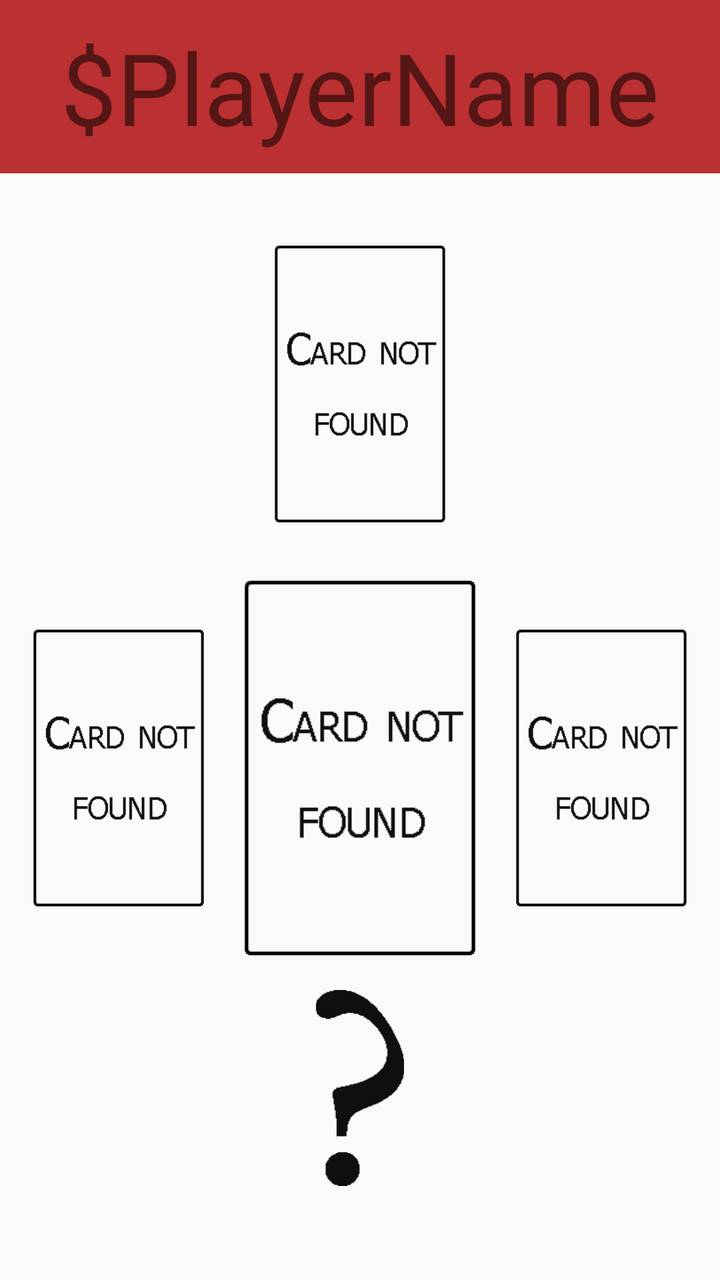
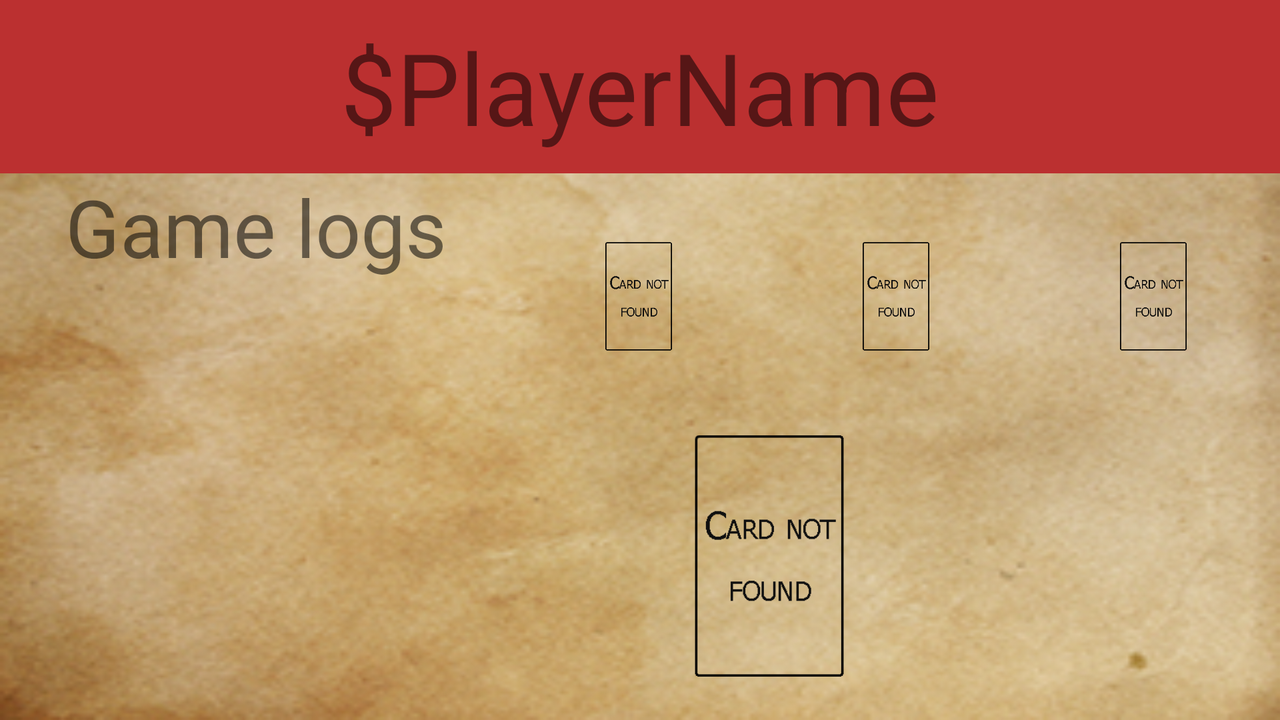

First picture: res/layout/ on a phone held upright. Second picture: the repository's own variant of that layout, on a device whose configuration matches the variant's folder. Source for both follows.
<!-- AndroidManifest.xml: application theme RedOrBlack -->
<!-- res/layout/activity_phase2.xml -->
<?xml version="1.0" encoding="utf-8"?>
<android.support.constraint.ConstraintLayout
    xmlns:android="http://schemas.android.com/apk/res/android"
    xmlns:app="http://schemas.android.com/apk/res-auto"
    xmlns:tools="http://schemas.android.com/tools"
    android:id="@+id/layout_phase2"
    android:layout_width="match_parent"
    android:layout_height="match_parent"
    tools:context="com.stl.tpalt.redorblack.activities.Phase2Activity">

    <include
        android:id="@+id/header"
        layout="@layout/header" />




    <ImageView
        android:id="@+id/phase2_card_equals"
        android:layout_width="wrap_content"
        android:layout_height="0dp"
        android:onClick="onEqualsClicked"
        android:adjustViewBounds="true"
        android:src="@drawable/errorcard"
        android:layout_margin="@dimen/seccardsmargin"
        app:layout_constraintLeft_toLeftOf="parent"
        app:layout_constraintRight_toRightOf="parent"
        app:layout_constraintTop_toTopOf="@id/guidelinetop"
        app:layout_constraintBottom_toBottomOf="@id/guidelinemid"
        tools:ignore="ContentDescription" />

    <ImageView
        android:id="@+id/phase2_card_less"
        android:layout_width="wrap_content"
        android:layout_height="0dp"
        android:onClick="onLessClicked"
        android:src="@drawable/errorcard"
        android:layout_margin="@dimen/seccardsmargin"
        android:adjustViewBounds="true"
        app:layout_constraintLeft_toLeftOf="parent"
        app:layout_constraintRight_toRightOf="@id/guidelineleft"
        app:layout_constraintTop_toTopOf="@id/guidelinemid"
        app:layout_constraintBottom_toBottomOf="@id/guidelinebot"
        tools:ignore="ContentDescription" />

    <ImageView
        android:id="@+id/phase2_card_mycard"
        android:layout_width="0dp"
        android:layout_height="0dp"
        android:adjustViewBounds="true"
        android:src="@drawable/errorcard"
        android:layout_margin="@dimen/maincardsmargin"
        app:layout_constraintLeft_toLeftOf="@id/guidelineleft"
        app:layout_constraintRight_toRightOf="@id/guidelineright"
        app:layout_constraintTop_toTopOf="@id/guidelinemid"
    app:layout_constraintBottom_toBottomOf="@id/guidelinebot"
    tools:ignore="ContentDescription" />

    <ImageView
        android:id="@+id/phase2_card_more"
        android:layout_width="wrap_content"
        android:layout_height="0dp"
        android:scaleType="fitCenter"
        android:onClick="onMoreClicked"
        android:adjustViewBounds="true"
        android:src="@drawable/errorcard"
        android:layout_margin="@dimen/seccardsmargin"
        app:layout_constraintRight_toRightOf="parent"
        app:layout_constraintLeft_toLeftOf="@id/guidelineright"
        app:layout_constraintTop_toTopOf="@id/guidelinemid"
        app:layout_constraintBottom_toBottomOf="@id/guidelinebot"
        tools:ignore="ContentDescription" />

    <ImageView
        android:padding="5dp"
        android:id="@+id/questionmark"
        android:layout_width="0dp"
        android:layout_height="0dp"
        android:src="@drawable/questionmark"
        android:layout_margin="10dp"
        app:layout_constraintTop_toTopOf="@id/guidelinebot"
        app:layout_constraintBottom_toBottomOf="@id/guidelinebotbot"
        app:layout_constraintLeft_toLeftOf="parent"
        app:layout_constraintRight_toRightOf="parent"
        tools:ignore="ContentDescription" />

    <TextView
        android:id="@+id/tv_winorlose"
        android:layout_width="0dp"
        android:layout_height="wrap_content"
        android:text="WinOrLose"
        app:layout_constraintTop_toTopOf="@id/guidelinebot"
        app:layout_constraintLeft_toLeftOf="parent"
        app:layout_constraintRight_toRightOf="parent"
        android:gravity="center"
        android:textSize="@dimen/WinOrLose"
        android:textColor="@color/tv_winorlose"
        tools:ignore="HardcodedText"
        android:visibility="invisible"/>
    <TextView
        android:id="@+id/tv_drinkorgive"
        android:layout_width="0dp"
        android:layout_height="wrap_content"
        android:text="drinkorgive"
        app:layout_constraintTop_toBottomOf="@id/tv_winorlose"
        app:layout_constraintLeft_toLeftOf="parent"
        app:layout_constraintRight_toRightOf="parent"
        android:gravity="center"
        tools:ignore="HardcodedText"
        android:textSize="@dimen/DrinkOrGive"
        android:visibility="invisible"/>



    <android.support.constraint.Guideline
        android:id="@+id/guidelineleft"
        android:layout_width="wrap_content"
        android:layout_height="0dp"
        android:orientation="vertical"
        app:layout_constraintGuide_percent="0.33"/>

    <android.support.constraint.Guideline
        android:id="@+id/guidelineright"
        android:layout_width="wrap_content"
        android:layout_height="0dp"
        android:orientation="vertical"
        app:layout_constraintGuide_percent="0.67"/>

    <android.support.constraint.Guideline
        android:id="@+id/guidelinetop"
        android:layout_width="wrap_content"
        android:layout_height="0dp"
        android:orientation="horizontal"
        app:layout_constraintGuide_percent="0.15"/>

    <android.support.constraint.Guideline
        android:id="@+id/guidelinemid"
        android:layout_width="wrap_content"
        android:layout_height="0dp"
        android:orientation="horizontal"
        app:layout_constraintGuide_percent="0.45" />

    <android.support.constraint.Guideline
        android:id="@+id/guidelinebot"
        android:layout_width="match_parent"
        android:layout_height="0dp"
        android:orientation="horizontal"
        app:layout_constraintGuide_percent="0.75" />


    <android.support.constraint.Guideline
        android:id="@+id/guidelinebotbot"
        android:layout_width="match_parent"
        android:layout_height="0dp"
        android:orientation="horizontal"
        app:layout_constraintGuide_percent="0.95" />
</android.support.constraint.ConstraintLayout>
<!-- res/layout/header.xml (included above) -->
<?xml version="1.0" encoding="utf-8"?>
<android.support.constraint.ConstraintLayout
    android:id="@+id/header"
    xmlns:android="http://schemas.android.com/apk/res/android"
    xmlns:app="http://schemas.android.com/apk/res-auto"
    xmlns:tools="http://schemas.android.com/tools"
    android:layout_width="match_parent"
    android:layout_height="wrap_content"
    tools:context="com.stl.tpalt.redorblack.activities.TemplatePhasesActivity"
    app:layout_constraintTop_toTopOf="parent"
    android:background="#BB3030">

    <TextView
        android:id="@+id/tv_header"
        android:layout_width="wrap_content"
        android:layout_height="wrap_content"
        android:text="$PlayerName"
        android:textSize="@dimen/header_playername"
        android:maxLines="1"
        android:padding="10dp"
        tools:ignore="HardcodedText"
        app:layout_constraintRight_toRightOf="parent"
        app:layout_constraintLeft_toLeftOf="parent"/>
</android.support.constraint.ConstraintLayout>
<!-- resources referenced by this layout -->
<resources>
  <dimen name="DrinkOrGive">20sp</dimen>
  <dimen name="WinOrLose">30sp</dimen>
  <dimen name="header_playername">50sp</dimen>
  <dimen name="maincardsmargin">0dp</dimen>
  <dimen name="seccardsmargin">25dp</dimen>
  <!-- drawable errorcard: png bitmap (drawable, 1818 bytes) -->
  <!-- drawable questionmark: png bitmap (drawable, 972 bytes) -->
  <style name="RedOrBlack" parent="Theme.AppCompat.Light.DarkActionBar">
          <item name="android:windowNoTitle">true</item>
          <item name="android:windowActionBar">false</item>
          <item name="android:windowFullscreen">true</item>
          <item name="android:windowContentOverlay">@null</item>
          <item name="windowActionBar">false</item>
          <item name="windowNoTitle">true</item>
      </style>
</resources>
<!-- res/layout-land/activity_phase2.xml (the repository's variant of the layout above) -->
<!-- drawn on the phone turned sideways -->
<?xml version="1.0" encoding="utf-8"?>
<android.support.constraint.ConstraintLayout
    xmlns:android="http://schemas.android.com/apk/res/android"
    xmlns:app="http://schemas.android.com/apk/res-auto"
    xmlns:tools="http://schemas.android.com/tools"
    android:id="@+id/layout_phase2"
    android:layout_width="match_parent"
    android:layout_height="match_parent"
    tools:context="com.stl.tpalt.redorblack.activities.Phase2Activity"
    android:background="@drawable/parchmentmini">

    <android.support.constraint.Guideline
        android:id="@+id/separator"
        android:layout_width="0dp"
        android:layout_height="match_parent"
        android:orientation="vertical"
        app:layout_constraintGuide_percent="0.4"/>

    <include
        android:id="@+id/header"
        layout="@layout/header" />

    <include
        layout="@layout/random_event"
        android:visibility="gone"/>

    <android.support.constraint.ConstraintLayout
        android:layout_width="0dp"
        android:layout_height="0dp"
        app:layout_constraintLeft_toLeftOf="@id/separator"
        app:layout_constraintRight_toRightOf="parent"
        app:layout_constraintTop_toBottomOf="@id/header"
        app:layout_constraintBottom_toBottomOf="parent">

        <ImageView
            android:id="@+id/phase2_card_equals"
            android:layout_width="wrap_content"
            android:layout_height="0dp"
            android:onClick="onEqualsClicked"
            android:adjustViewBounds="true"
            android:src="@drawable/errorcard"
            android:layout_margin="@dimen/maincardsmarginTablet"
            app:layout_constraintLeft_toLeftOf="parent"
            app:layout_constraintRight_toRightOf="parent"
            app:layout_constraintTop_toTopOf="@id/guidelinetop"
            app:layout_constraintBottom_toBottomOf="@id/guidelinemid"
            tools:ignore="ContentDescription" />

        <ImageView
            android:id="@+id/phase2_card_less"
            android:layout_width="wrap_content"
            android:layout_height="0dp"
            android:onClick="onLessClicked"
            android:src="@drawable/errorcard"
            android:layout_margin="@dimen/maincardsmarginTablet"
            android:adjustViewBounds="true"
            app:layout_constraintLeft_toLeftOf="parent"
            app:layout_constraintRight_toRightOf="@id/guidelineleft"
            app:layout_constraintTop_toTopOf="@id/guidelinetop"
            app:layout_constraintBottom_toBottomOf="@id/guidelinemid"
            tools:ignore="ContentDescription" />

        <ImageView
            android:id="@+id/phase2_card_more"
            android:layout_width="wrap_content"
            android:layout_height="0dp"
            android:scaleType="fitCenter"
            android:onClick="onMoreClicked"
            android:adjustViewBounds="true"
            android:src="@drawable/errorcard"
            android:layout_margin="@dimen/maincardsmarginTablet"
            app:layout_constraintRight_toRightOf="parent"
            app:layout_constraintLeft_toLeftOf="@id/guidelineright"
            app:layout_constraintTop_toTopOf="@id/guidelinetop"
            app:layout_constraintBottom_toBottomOf="@id/guidelinemid"
            tools:ignore="ContentDescription" />

        <ImageView
            android:id="@+id/phase2_card_mycard"
            android:layout_width="wrap_content"
            android:layout_height="0dp"
            android:adjustViewBounds="true"
            android:src="@drawable/errorcard"
            android:layout_margin="@dimen/maincardsmarginTablet"
            app:layout_constraintLeft_toLeftOf="parent"
            app:layout_constraintRight_toLeftOf="@id/tv_winorlose"
            app:layout_constraintTop_toTopOf="@id/guidelinemid"
            app:layout_constraintBottom_toBottomOf="parent"
            tools:ignore="ContentDescription" />

        <ImageView
            android:padding="50dp"
            android:id="@+id/questionmark"
            android:layout_width="0dp"
            android:layout_height="0dp"
            android:src="@drawable/questionmark"
            android:layout_margin="70dp"
            app:layout_constraintTop_toTopOf="@id/guidelinemid"
            app:layout_constraintBottom_toBottomOf="parent"
            app:layout_constraintLeft_toRightOf="@id/phase2_card_mycard"
            app:layout_constraintRight_toRightOf="parent"
            tools:ignore="ContentDescription" />

        <TextView
            android:id="@+id/tv_winorlose"
            android:layout_width="wrap_content"
            android:layout_height="wrap_content"
            android:text="WinOrLose"
            app:layout_constraintVertical_chainStyle="packed"
            app:layout_constraintTop_toTopOf="@id/guidelinemid"
            app:layout_constraintLeft_toRightOf="@id/phase2_card_mycard"
            app:layout_constraintRight_toRightOf="parent"
            app:layout_constraintBottom_toTopOf="@id/tv_drinkorgive"
            android:gravity="center"
            android:textSize="@dimen/WinOrLoseTablet"
            android:textColor="@color/tv_winorlose"
            tools:ignore="HardcodedText"
            android:visibility="invisible"/>

        <TextView
            android:id="@+id/tv_drinkorgive"
            android:layout_width="0dp"
            android:layout_height="wrap_content"
            android:text="drinkorgive"
            app:layout_constraintVertical_chainStyle="packed"
            app:layout_constraintTop_toBottomOf="@id/tv_winorlose"
            app:layout_constraintBottom_toBottomOf="parent"
            app:layout_constraintLeft_toRightOf="@id/phase2_card_mycard"
            app:layout_constraintRight_toRightOf="parent"
            android:gravity="center"
            tools:ignore="HardcodedText"
            android:textSize="@dimen/DrinkOrGiveTablet"
            android:visibility="invisible"/>

        <android.support.constraint.Guideline
            android:id="@+id/guidelineleft"
            android:layout_width="wrap_content"
            android:layout_height="0dp"
            android:orientation="vertical"
            app:layout_constraintGuide_percent="0.33"/>

        <android.support.constraint.Guideline
            android:id="@+id/guidelineright"
            android:layout_width="wrap_content"
            android:layout_height="0dp"
            android:orientation="vertical"
            app:layout_constraintGuide_percent="0.67"/>

        <android.support.constraint.Guideline
            android:id="@+id/guidelinetop"
            android:layout_width="wrap_content"
            android:layout_height="0dp"
            android:orientation="horizontal"
            app:layout_constraintGuide_percent="0.05"/>

        <android.support.constraint.Guideline
            android:id="@+id/guidelinemid"
            android:layout_width="wrap_content"
            android:layout_height="0dp"
            android:orientation="horizontal"
            app:layout_constraintGuide_percent="0.40" />

        <android.support.constraint.Guideline
            android:id="@+id/guidelinebot"
            android:layout_width="match_parent"
            android:layout_height="0dp"
            android:orientation="horizontal"
            app:layout_constraintGuide_percent="0.90" />

        <android.support.constraint.Guideline
            android:id="@+id/guidelinebotbot"
            android:layout_width="match_parent"
            android:layout_height="0dp"
            android:orientation="horizontal"
            app:layout_constraintGuide_percent="0.99" />
    </android.support.constraint.ConstraintLayout>

    <include android:id="@+id/appLog"
        layout="@layout/applog_activity"
        android:layout_width="0dp"
        android:layout_height="0dp"
        app:layout_constraintRight_toRightOf="@id/separator"
        app:layout_constraintTop_toBottomOf="@id/header"
        app:layout_constraintLeft_toLeftOf="parent"
        app:layout_constraintBottom_toBottomOf="parent"
        tools:ignore="InconsistentLayout" />

</android.support.constraint.ConstraintLayout>
<!-- res/layout/random_event.xml (included above) -->
<?xml version="1.0" encoding="utf-8"?>
<android.support.constraint.ConstraintLayout
    android:id="@+id/random_layout"
    xmlns:android="http://schemas.android.com/apk/res/android"
    android:layout_width="match_parent"
    android:layout_height="match_parent"
    xmlns:app="http://schemas.android.com/apk/res-auto"
    android:background="#33AAFF"
    android:clickable="false">
    <View
        android:layout_width="match_parent"
        android:layout_height="match_parent"
        android:id="@+id/myRectangleView"
        android:background="#44BBFF"/>
    <TextView
        android:layout_width="wrap_content"
        android:layout_height="wrap_content"
        app:layout_constraintTop_toTopOf="parent"
        app:layout_constraintRight_toRightOf="parent"
        app:layout_constraintLeft_toLeftOf="parent"
        app:layout_constraintBottom_toBottomOf="parent"
        android:text="@string/random_double"
        android:textColor="#FFF"
        android:textSize="40sp"
        android:gravity="center"
        android:textStyle="bold"
        android:padding="30dp"/>

</android.support.constraint.ConstraintLayout>
<!-- res/layout/applog_activity.xml (included above) -->
<?xml version="1.0" encoding="utf-8"?>
<android.support.constraint.ConstraintLayout
    xmlns:android="http://schemas.android.com/apk/res/android"
    xmlns:app="http://schemas.android.com/apk/res-auto"
    android:layout_width="match_parent"
    android:layout_height="match_parent">

    <TextView
        android:id="@+id/titleLogs"
        android:layout_width="match_parent"
        android:layout_height="wrap_content"
        android:gravity="center"
        android:text="@string/historique_de_la_partie"
        android:textSize="40sp" />

    <ListView
        android:id="@+id/listview_loglist"
        android:layout_width="match_parent"
        android:layout_height="0dp"
        android:background="#00000000"
        android:divider="@drawable/listview_divider"
        android:padding="20dp"
        app:layout_constraintTop_toBottomOf="@+id/titleLogs" />

</android.support.constraint.ConstraintLayout>
<!-- resources referenced by the variant -->
<!-- as the phone turned sideways resolves them -->
<resources>
  <dimen name="DrinkOrGiveTablet">30sp</dimen>
  <dimen name="WinOrLoseTablet">40sp</dimen>
  <dimen name="header_playername">50sp</dimen>
  <dimen name="maincardsmarginTablet">20dp</dimen>
  <!-- drawable errorcard: png bitmap (drawable, 1818 bytes) -->
  <!-- drawable listview_divider: png bitmap (drawable, 322 bytes) -->
  <!-- drawable parchmentmini: png bitmap (drawable, 128585 bytes) -->
  <!-- drawable questionmark: png bitmap (drawable, 972 bytes) -->
  <string name="historique_de_la_partie">Game logs</string>
  <string name="random_double">Sips are dubbed for this turn !!</string>
  <style name="RedOrBlack" parent="Theme.AppCompat.Light.DarkActionBar">
          <item name="android:windowNoTitle">true</item>
          <item name="android:windowActionBar">false</item>
          <item name="android:windowFullscreen">true</item>
          <item name="android:windowContentOverlay">@null</item>
          <item name="windowActionBar">false</item>
          <item name="windowNoTitle">true</item>
      </style>
</resources>
